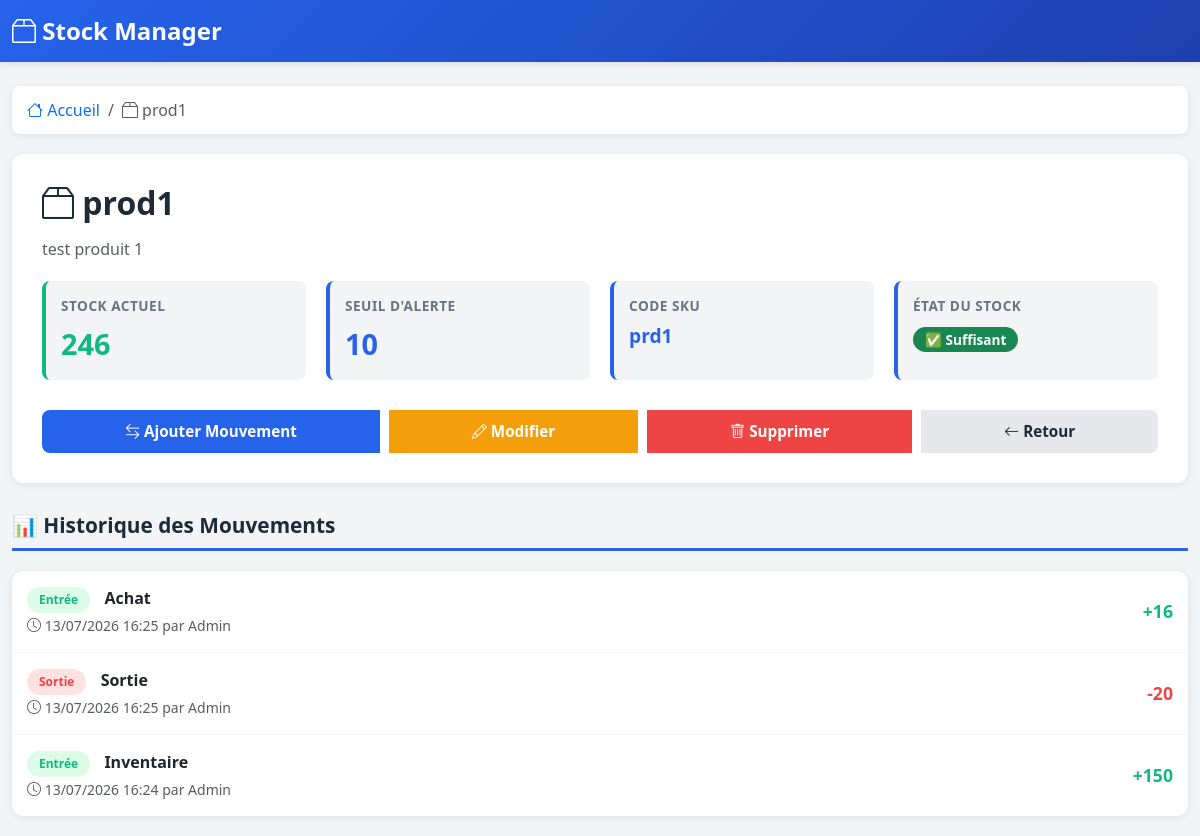
Page /product/1 on the committed database.
### models.py (models this page shows, shortened)
class Product(db.Model):
    __tablename__ = 'product'
    id = db.Column(db.Integer, primary_key=True)
    name = db.Column(db.String(100), nullable=False, unique=True)
    sku = db.Column(db.String(50), unique=True, nullable=False)
    description = db.Column(db.Text, default='')
    current_stock = db.Column(db.Integer, default=0, nullable=False)
    threshold = db.Column(db.Integer, default=10, nullable=False)
    created_at = db.Column(db.DateTime, default=datetime.utcnow)
    updated_at = db.Column(db.DateTime, default=datetime.utcnow, onupdate=datetime.utcnow)
    movements = db.relationship('Movement', backref='product', lazy=True, cascade='all, delete-orphan')
    alerts = db.relationship('Alert', backref='product', lazy=True, cascade='all, delete-orphan')
    @property
    def is_critical(self):
        return self.current_stock <= 0
    @property
    def is_low(self):
        return self.current_stock < self.threshold and self.current_stock > 0

class Movement(db.Model):
    __tablename__ = 'movement'
    id = db.Column(db.Integer, primary_key=True)
    product_id = db.Column(db.Integer, db.ForeignKey('product.id'), nullable=False)
    quantity_change = db.Column(db.Integer, nullable=False)
    movement_type = db.Column(db.String(10), nullable=False)
    reason = db.Column(db.String(255), default='')
    recorded_by = db.Column(db.String(80), default='System')
    timestamp = db.Column(db.DateTime, index=True, default=datetime.utcnow)
    @property
    def is_entry(self):
        return self.movement_type == 'IN'

### app.py (the view)
@app.route('/product/<int:product_id>')
def view_product(product_id):
    product = Product.query.get_or_404(product_id)
    movements = Movement.query.filter_by(
        product_id=product_id
    ).order_by(Movement.timestamp.desc()).limit(20).all()
    alerts = Alert.query.filter_by(product_id=product_id).order_by(
        Alert.created_at.desc()
    ).all()
    return render_template(
        'view_product.html',
        product=product,
        movements=movements,
        alerts=alerts
    )

### templates/view_product.html (shortened to what this page needs)
<!DOCTYPE html>
<html lang="fr">
<head>
    <link href="https://cdn.jsdelivr.net/npm/bootstrap@5.3.3/dist/css/bootstrap.min.css" rel="stylesheet">
    <link href="https://cdn.jsdelivr.net/npm/bootstrap-icons@1.11.0/font/bootstrap-icons.css" rel="stylesheet">
</head>
<body>
    <nav class="navbar navbar-expand-lg navbar-dark">
        <div class="container-fluid">
            <a class="navbar-brand" href="/">
                <i class="bi bi-box2"></i> Stock Manager
            </a>
        </div>
    </nav>
    <div class="container-fluid mt-4">
        <nav aria-label="breadcrumb">
            <ol class="breadcrumb">
                <li class="breadcrumb-item">
                    <a href="/" class="text-decoration-none">
                        <i class="bi bi-house"></i> Accueil
                    </a>
                </li>
                <li class="breadcrumb-item active">
                    <i class="bi bi-box2"></i> {{ product.name }}
                </li>
            </ol>
        </nav>
        <div class="product-header">
            <h1 class="product-title">
                <i class="bi bi-box2"></i> {{ product.name }}
            </h1>
            {% if product.description %}
                <p class="text-muted mb-3">{{ product.description }}</p>
            {% endif %}
            <div class="product-grid">
                <div class="product-stat {% if product.is_critical %}critical{% elif product.is_low %}warning{% else %}success{% endif %}">
                    <div class="stat-label">Stock Actuel</div>
                    <div class="stat-value">{{ product.current_stock }}</div>
                </div>
                <div class="product-stat">
                    <div class="stat-label">Seuil d'alerte</div>
                    <div class="stat-value">{{ product.threshold }}</div>
                </div>
                <div class="product-stat">
                    <div class="stat-label">Code SKU</div>
                    <div class="stat-value" style="font-size: 1.2rem;">{{ product.sku }}</div>
                </div>
                <div class="product-stat">
                    <div class="stat-label">État du Stock</div>
                    <div style="margin-top: 10px;">
                        {% if product.is_critical %}
                            <span class="badge bg-danger">🚨 Rupture</span>
                        {% elif product.is_low %}
                            <span class="badge bg-warning">⚠️ Faible</span>
                        {% else %}
                            <span class="badge bg-success">✅ Suffisant</span>
                        {% endif %}
                    </div>
                </div>
            </div>
            <div class="btn-group">
                <a href="/product/{{ product.id }}/movement" class="btn btn-primary">
                    <i class="bi bi-arrow-left-right"></i> Ajouter Mouvement
                </a>
                <a href="/product/{{ product.id }}/edit" class="btn btn-warning">
                    <i class="bi bi-pencil"></i> Modifier
                </a>
                <a href="/product/{{ product.id }}/delete" class="btn btn-danger"
                   onclick="return confirm('Êtes-vous sûr de vouloir supprimer ce produit ?');">
                    <i class="bi bi-trash"></i> Supprimer
                </a>
                <a href="/" class="btn btn-secondary">
                    <i class="bi bi-arrow-left"></i> Retour
                </a>
            </div>
        </div>
        <h2 class="section-title">📊 Historique des Mouvements</h2>
        {% if movements %}
            <div class="card">
                <div class="card-body" style="padding: 0;">
                    {% for movement in movements %}
                        <div class="movement-item">
                            <div class="movement-info">
                                <div>
                                    <span class="movement-type {% if movement.is_entry %}in{% else %}out{% endif %}">
                                        {{ "Entrée" if movement.is_entry else "Sortie" }}
                                    </span>
                                    <strong>{{ movement.reason or ("Entrée" if movement.is_entry else "Sortie") }}</strong>
                                </div>
                                <small class="text-muted">
                                    <i class="bi bi-clock"></i>
                                    {{ movement.timestamp.strftime('%d/%m/%Y %H:%M') }}
                                    par {{ movement.recorded_by }}
                                </small>
                            </div>
                            <div style="text-align: right;">
                                <div class="movement-quantity {% if movement.is_entry %}in{% else %}out{% endif %}">
                                    {% if movement.is_entry %}
                                        +{{ movement.quantity_change }}
                                    {% else %}
                                        {{ movement.quantity_change }}
                                    {% endif %}
                                </div>
                            </div>
                        </div>
                    {% endfor %}
                </div>
            </div>
        {% else %}
            <div class="empty-state">
                <div class="empty-state-icon">📭</div>
                <h5>Aucun mouvement</h5>
                <p>Enregistrez le premier <a href="/product/{{ product.id }}/movement" class="text-primary">mouvement de stock</a></p>
            </div>
        {% endif %}
    </div>
</body>
</html>

### templates/view_product.html (style rules this page uses)
:root { --primary-color: #2563eb; --success-color: #10b981; --danger-color: #ef4444; --warning-color: #f59e0b; --dark-bg: #1f2937; --light-bg: #f3f4f6; }
body { background-color: var(--light-bg); font-family: 'Segoe UI', Tahoma, Geneva, Verdana, sans-serif; }
.navbar { background: linear-gradient(135deg, var(--primary-color) 0%, #1e40af 100%); box-shadow: 0 2px 8px rgba(0,0,0,0.1); }
.navbar-brand { font-weight: 700; font-size: 1.5rem; }
.breadcrumb { background: white; margin: 20px 0; border-radius: 8px; padding: 12px 15px; box-shadow: 0 2px 8px rgba(0,0,0,0.08); }
.product-header { background: white; border-radius: 12px; padding: 30px; margin-bottom: 30px; box-shadow: 0 2px 8px rgba(0,0,0,0.08); }
.product-title { font-size: 2rem; font-weight: 700; color: var(--dark-bg); margin-bottom: 15px; }
.product-grid { display: grid; grid-template-columns: repeat(auto-fit, minmax(200px, 1fr)); gap: 20px; margin-top: 20px; }
.product-stat { background: var(--light-bg); padding: 15px; border-radius: 8px; border-left: 4px solid var(--primary-color); }
.product-stat.success { border-left-color: var(--success-color); }
.stat-label { color: #6b7280; font-size: 0.85rem; font-weight: 600; text-transform: uppercase; letter-spacing: 0.5px; margin-bottom: 5px; }
.stat-value { font-size: 1.8rem; font-weight: 700; color: var(--primary-color); }
.product-stat.success .stat-value { color: var(--success-color); }
.section-title { font-size: 1.3rem; font-weight: 700; color: var(--dark-bg); margin-top: 30px; margin-bottom: 20px; padding-bottom: 10px; border-bottom: 3px solid var(--primary-color); }
.card { border: none; border-radius: 12px; box-shadow: 0 2px 8px rgba(0,0,0,0.08); margin-bottom: 20px; }
.badge { padding: 6px 12px; border-radius: 20px; font-weight: 600; font-size: 0.85rem; }
.btn-group { display: flex; gap: 10px; margin-top: 30px; }
.btn { padding: 10px 20px; font-weight: 600; border-radius: 8px; border: none; transition: all 0.3s; font-size: 0.95rem; }
.btn-primary { background: var(--primary-color); color: white; }
.btn-warning { background: var(--warning-color); color: white; }
.btn-danger { background: var(--danger-color); color: white; }
.btn-secondary { background: #e5e7eb; color: var(--dark-bg); }
.movement-item { padding: 15px; border-bottom: 1px solid var(--light-bg); display: flex; justify-content: space-between; align-items: center; }
.movement-item:last-child { border-bottom: none; }
.movement-info { flex: 1; }
.movement-type { display: inline-block; padding: 4px 12px; border-radius: 20px; font-size: 0.75rem; font-weight: 600; margin-right: 10px; }
.movement-type.in { background: #dcfce7; color: var(--success-color); }
.movement-type.out { background: #fee2e2; color: var(--danger-color); }
.movement-quantity { font-weight: 600; font-size: 1.1rem; }
.movement-quantity.in { color: var(--success-color); }
.movement-quantity.out { color: var(--danger-color); }

### rows in the picture
Product: name "prod1", description "test produit 1", current_stock "246", threshold "10", sku "prd1"
Movement: movement_type "Entrée", reason "Achat", timestamp "13/07/2026 16:25", recorded_by "Admin", quantity_change "16"
Movement: movement_type "Sortie", reason "Sortie", timestamp "13/07/2026 16:25", recorded_by "Admin", quantity_change "-20"
Movement: movement_type "Entrée", reason "Inventaire", timestamp "13/07/2026 16:24", recorded_by "Admin", quantity_change "150"
